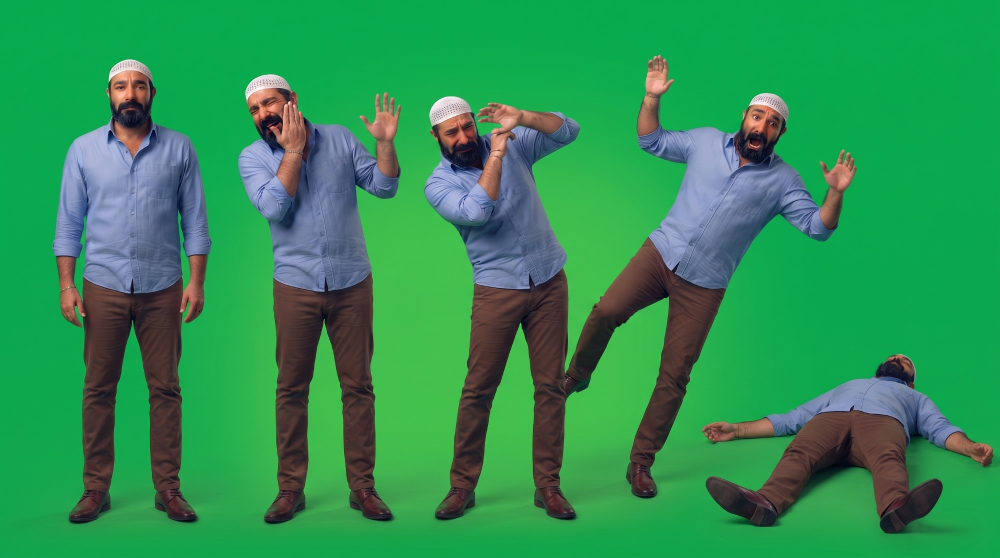
#> input picture art/source/combo/man_shirt_sheet.jpg, 2000 x 1116 px, given in place of f_001.png, which was not available (shown at 1/2 size)
$ python runall.py
#> lines starting #> are read from the running program, lines starting #| are printed output that depends on the picture; pictures that were not available may be replaced by others from this repository, and a replacement may not be noted
### tools/key.py
import cv2, numpy as np, glob, os, sys
from scipy import ndimage
ROOT = os.path.dirname(os.path.dirname(os.path.abspath(__file__)))  # repo root
os.makedirs(os.path.join(ROOT, 'work', 'video'), exist_ok=True)
os.chdir(os.path.join(ROOT, 'work', 'video'))  # raw/ in, keyed/ walk_png/ out
os.makedirs('keyed', exist_ok=True)

def disk(r): return cv2.getStructuringElement(cv2.MORPH_ELLIPSE,(2*r+1,2*r+1))
# [4 lines left out: function largest, not called in this run]

H,W = 688,1024
yy,xx = np.mgrid[0:H,0:W].astype(np.float32)
xn,yn = (xx-W/2)/W, (yy-H/2)/H
A = np.stack([np.ones_like(xn), xn, yn, xn*xn, xn*yn, yn*yn, xn**3, yn**3, xn*xn*yn, xn*yn*yn], -1).reshape(-1,10)

def bg_model(lab, fit):
    out = np.zeros((H*W,3), np.float32)
    idx = np.where(fit.reshape(-1))[0]
    sub = idx[::7]
    for c in range(3):
        coef,_,_,_ = np.linalg.lstsq(A[sub], lab[...,c].reshape(-1)[sub], rcond=None)
        out[:,c] = A@coef
    return out.reshape(H,W,3)

def process(path, dbg=False):
#> called with path = 'raw/f_001.png', dbg = False
    im = cv2.imread(path)
#> im is the input picture: shape (1116, 2000, 3); mean B, G, R 83.9, 144.1, 46.8
    lab = cv2.cvtColor(im, cv2.COLOR_BGR2LAB).astype(np.float32)
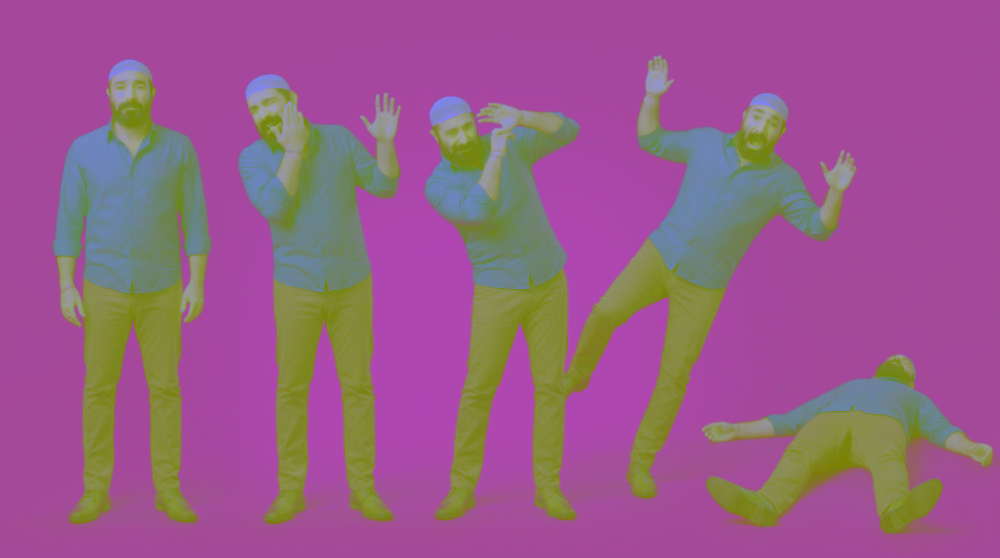
#> lab: shape (1116, 2000, 3) float32 (shown at 1/2 size); mean B, G, R 138.8, 92, 151
    # exclude a generous central region + watermark corner when fitting background
    fit = np.ones((H,W), bool)
    fit[30:H, 250:700] = False
    fit[0:110, 900:1024] = False
    bg = bg_model(lab, fit)
#> in bg_model, `return out.reshape(H,W,3)`:
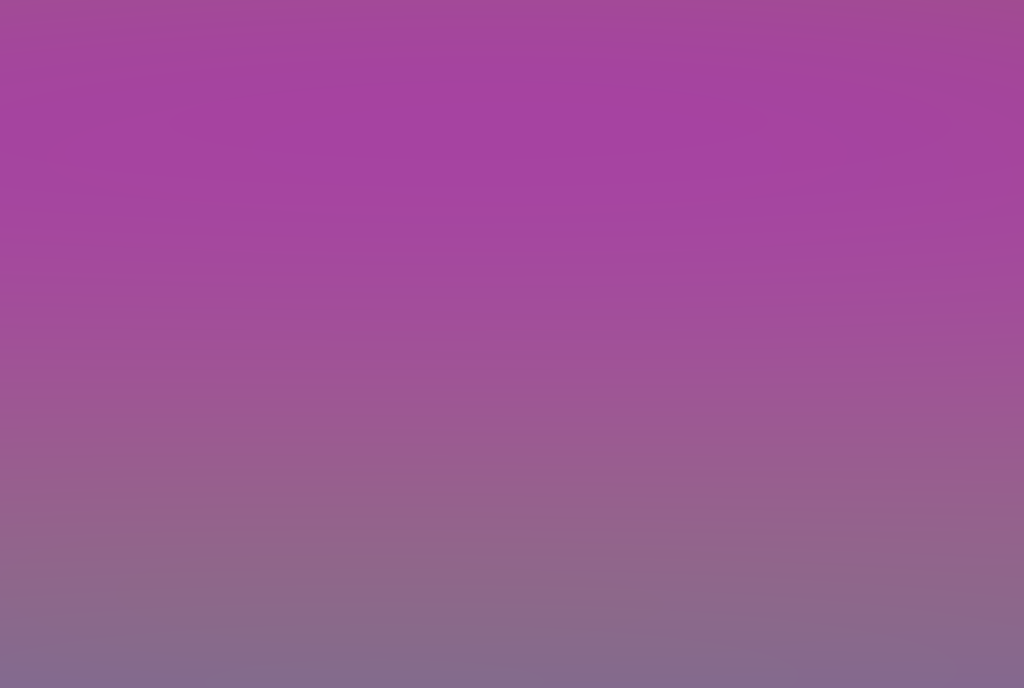
#> returned value: shape (688, 1024, 3) float32; mean of channels 0, 1, 2 150.2, 84.5, 156.4; drawn as B, G, R
    d = np.linalg.norm((lab-bg)*np.array([0.6,1.2,1.2],np.float32), axis=2)
    d[0:110, 880:1024] = 0           # watermark
    m0 = d > 16
    m0 = ndimage.binary_opening(m0, structure=disk(2))
    m0 = largest(ndimage.binary_closing(m0, structure=disk(4)))
    m0 = ndimage.binary_fill_holes(m0)
    # GrabCut refinement around the rough mask (soft shadow lives in the uncertain band)
    mask = np.full((H,W), cv2.GC_BGD, np.uint8)
    band = cv2.dilate(m0.astype(np.uint8), disk(9)) > 0
    mask[band] = cv2.GC_PR_BGD
    mask[m0] = cv2.GC_PR_FGD
    mask[ndimage.binary_erosion(m0, iterations=7)] = cv2.GC_FGD
    bgd = np.zeros((1,65)); fgd = np.zeros((1,65))
    cv2.grabCut(im, mask, None, bgd, fgd, 4, cv2.GC_INIT_WITH_MASK)
    m = ((mask==cv2.GC_FGD)|(mask==cv2.GC_PR_FGD))
    m = largest(ndimage.binary_opening(m, structure=disk(1)))
    # floor shadow: same chroma as the background (just darker) -> not the character
    chroma = np.linalg.norm((lab-bg)[...,1:], axis=2)
    ys0 = np.where(m.any(axis=1))[0]
    y_cut = ys0.min() + int((ys0.max()-ys0.min())*0.62)
    shadow = (chroma < 11) & (lab[...,0] < bg[...,0] + 4)
    shadow[:y_cut] = False
    m = m & ~ndimage.binary_dilation(shadow, structure=disk(1))
    # stricter near the ground, where olive specks blend with the shoes
    y_low = ys0.min() + int((ys0.max()-ys0.min())*0.66)
    specks = (chroma < 15) & (lab[...,0] < bg[...,0] + 6)
    specks[:y_low] = False
    m = m & ~ndimage.binary_dilation(specks, structure=disk(1))
    m = ndimage.binary_opening(m, structure=disk(2))
    lab_, n_ = ndimage.label(m)
    if n_:
        sizes = ndimage.sum(m, lab_, range(1, n_+1))
        keep = np.zeros(n_+1, bool)
        for k, sz in enumerate(sizes, 1):
            if sz > 350: keep[k] = True
        keep[1+int(np.argmax(sizes))] = True
        m = keep[lab_]
    m = ndimage.binary_fill_holes(m)
    return im, m, d

# [9 lines that do not run on import are left out]

### tools/runall.py
import os, sys; sys.path.insert(0, os.path.dirname(os.path.abspath(__file__)))
import numpy as np, cv2, json
from key import process  # also chdirs into work/video
from concurrent.futures import ProcessPoolExecutor
def job(i):
    im,m,d = process(f'raw/f_{i:03d}.png')
    ys,xs = np.where(m)
    a = cv2.GaussianBlur(m.astype(np.float32),(0,0),0.9); a = np.clip((a-0.3)/0.7,0,1)
    rgba = np.dstack([im,(a*255).astype(np.uint8)])
    cv2.imwrite(f'keyed/k_{i:03d}.png', rgba)
    return i, int(xs.min()), int(ys.min()), int(xs.max()), int(ys.max()), int(m.sum())
if __name__=='__main__':
    with ProcessPoolExecutor(4) as ex:
        res = list(ex.map(job, range(1,122)))
#> call 2 of process, with path = 'raw/f_002.png', dbg = False
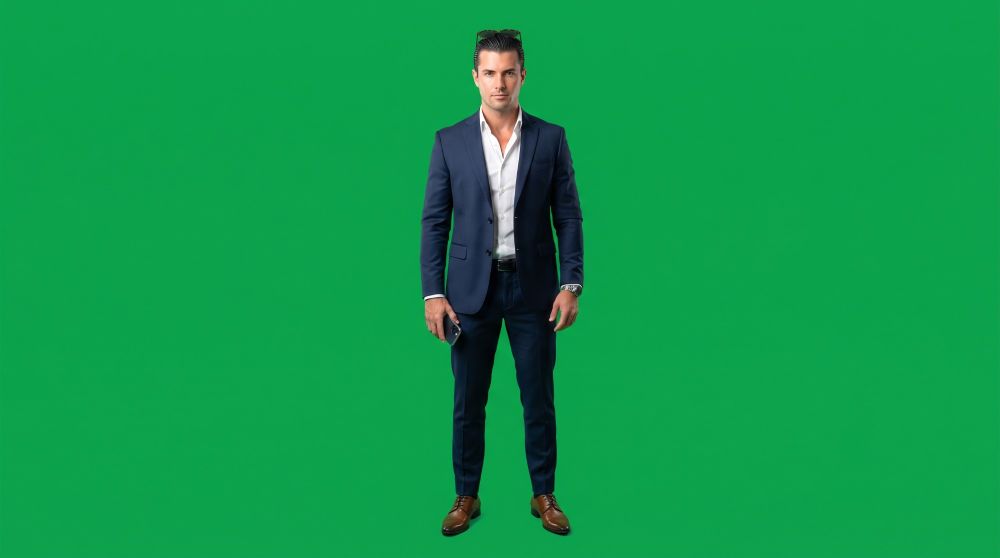
#> input picture art/source/combo/man_suit_base.jpg, 2000 x 1116 px, given in place of f_002.png, which was not available (shown at 1/2 size)
#> in process, im is the input picture: shape (1116, 2000, 3); mean B, G, R 74.6, 152.7, 14.7
#> in process (call 2), `lab = cv2.cvtColor(im, cv2.COLOR_BGR2LAB).astype(np.float32)`:
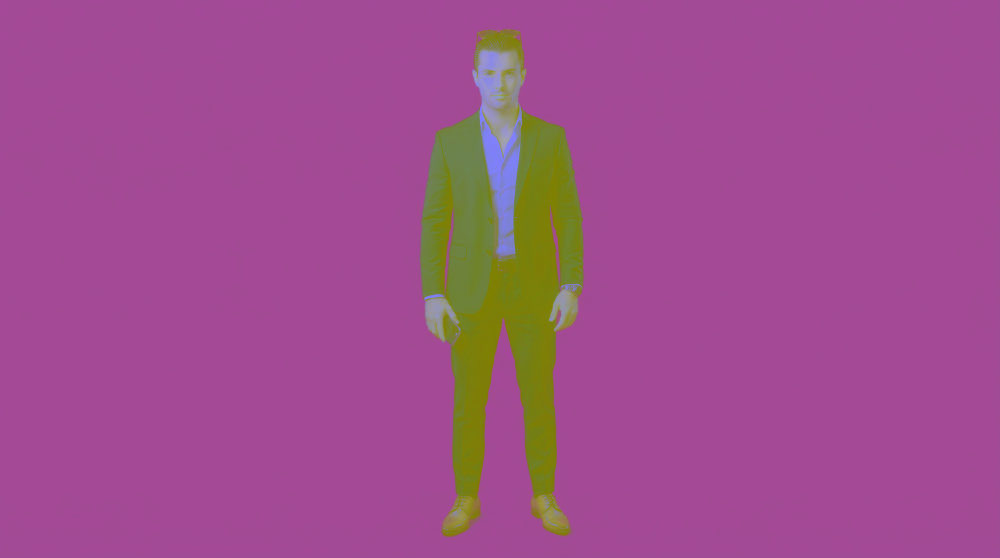
#> lab: shape (1116, 2000, 3) float32 (shown at 1/2 size); mean B, G, R 140.4, 79.1, 157.2
#> in bg_model (call 2), `return out.reshape(H,W,3)`:
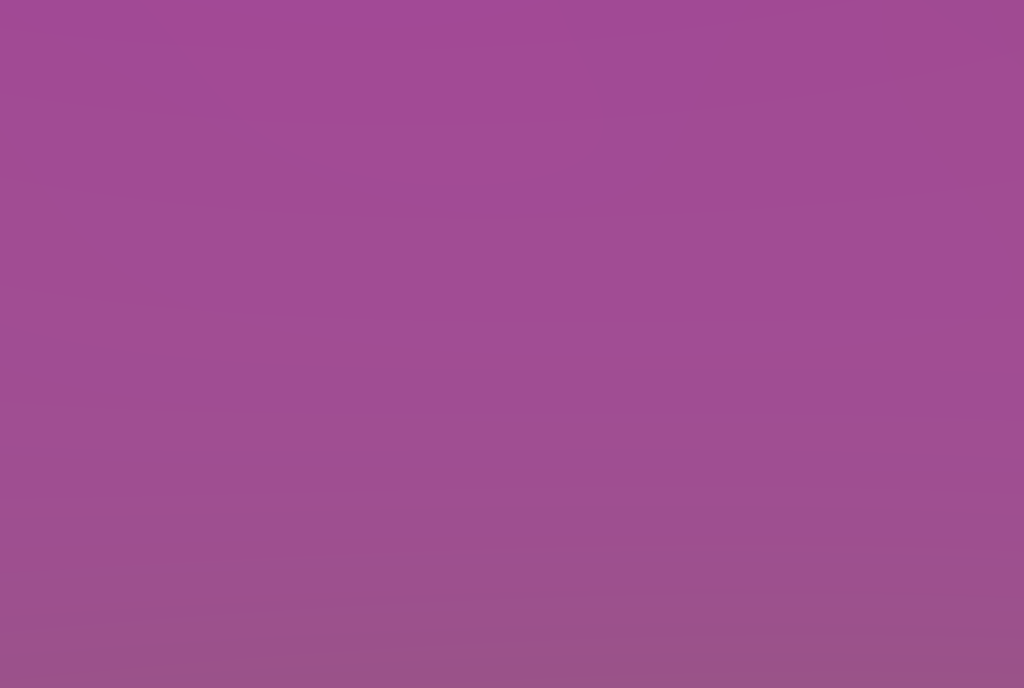
#> returned value: shape (688, 1024, 3) float32; mean of channels 0, 1, 2 146.2, 77.7, 159.9; drawn as B, G, R
#> (the run stopped early here; a loop or call above may not have finished)
